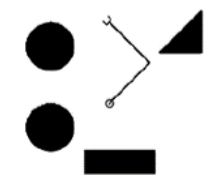
#> input picture Robotics/Connected-component-labeling/problem1.png, 218 x 194 px, found by its file name
$ python runner.py
#> lines starting #> are read from the running program, lines starting #| are printed output that depends on the picture
### Robotics/Connected-Components-Labeler/labelers/connected_component_labelers.py
from abc import ABC, abstractmethod

import numpy as np


class ConnectedComponentLabeler(ABC):

    @abstractmethod
    def label_components(self, B):
        pass


class RecursiveConnectedComponentLabeler(ConnectedComponentLabeler):

    def find_components(self, label_img, label):
        max_rows, max_cols = label_img.shape
        for i in range(max_rows):
            for j in range(max_cols):
                if label_img[i, j] == -1:
                    label = label + 1
                    self.search(label_img, label, i, j)

    # [7 lines left out: function search, not called in this run]

    def label_components(self, binary_img):
        label_img = -binary_img
        label = 0
        self.find_components(label_img, label)
        return label_img


# [25 lines left out: functions prior_neighbors, get_labels, not called in this run]


class UnionFindConnectedComponentLabeler(ConnectedComponentLabeler):

    # [44 lines left out: functions __init__, union, find, label_components, not called in this run]

### Robotics/Connected-Components-Labeler/runner.py
import matplotlib.pyplot as plt
import math
import sys
from labelers.connected_component_labelers import *
import cv2

def main():
    imgs = []
    img = cv2.imread("problem1.png")
#> img is the input picture: shape (194, 218, 3); mean B, G, R 214, 214, 214.1
    imgs.append(img)
    for img in imgs:
        img = cv2.cvtColor(img, cv2.COLOR_BGR2GRAY)

        shape = img.shape
        print(shape)
        img.reshape((1, shape[0] * shape[1]))
        labeler = RecursiveConnectedComponentLabeler()
        img = np.reshape(img, (shape[0], shape[1]))
        print(img)
        labeled_img = labeler.label_components(img)

        fig = plt.figure()
        ax = fig.add_subplot(121)

        plt.imshow(img, cmap='gray')
        plt.axis('off')
        plt.title("Original Image")

        ax = fig.add_subplot(122)
        plt.imshow(labeled_img)
        plt.axis('off')
        plt.title("Labeled Image")

        for (j, i), label in np.ndenumerate(labeled_img):
            ax.text(i, j, int(label), ha='center', va='center')

        plt.show()
        del labeler
#> this loop made 1 pass
#> (printed output is left out)
#> pass 1, in label_components, `label_img = -binary_img`:
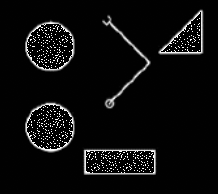
#> label_img: shape (194, 218); min 0, max 255, mean 12.9
#> pass 1, in main, `plt.show()`:
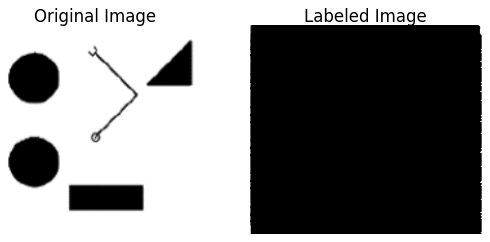
#> figure drawn by matplotlib, 2 panels


if __name__ == "__main__":
    main()
    exit()
#> (the program exits here)
